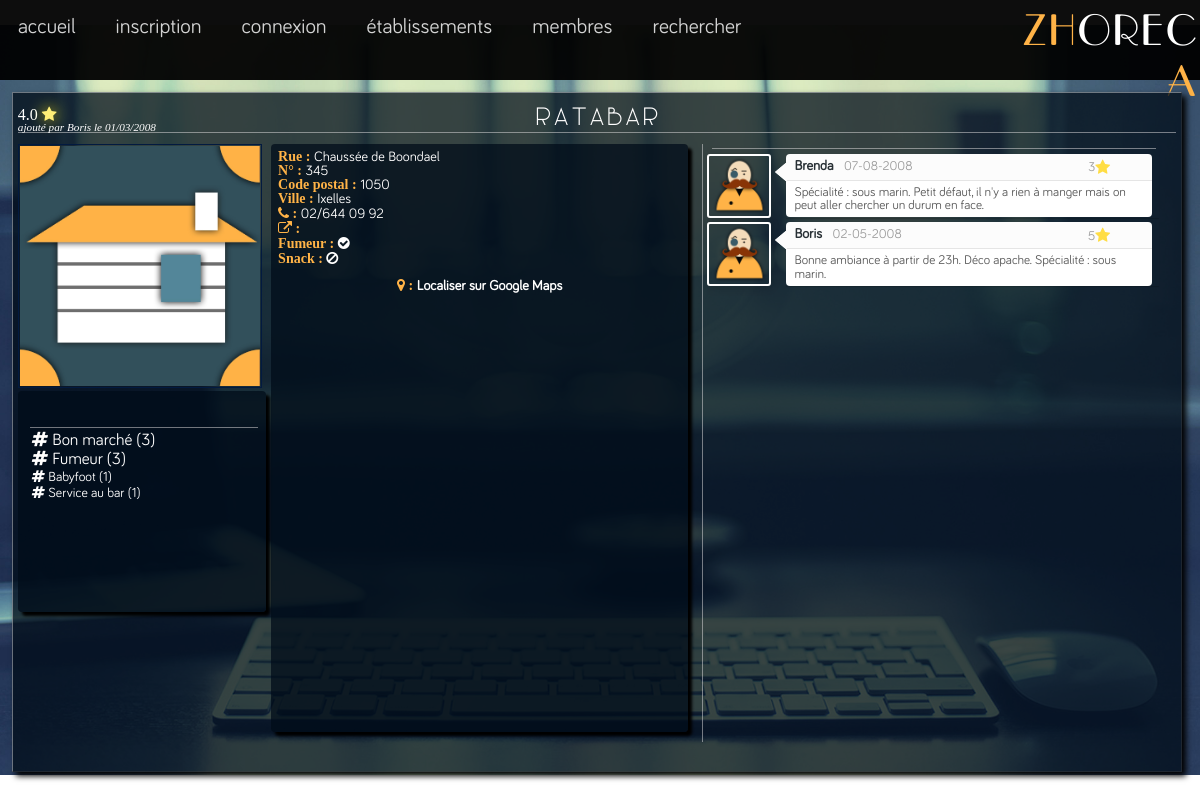
Screenshot of /fiche-etabl.php?estabID=1 with the database file from the repository.
### tables this page shows
CREATE TABLE `Cafe` (
  `CafeID` int(11) NOT NULL,
  `EstabID` int(11) NOT NULL,
  `Smoking` tinyint(1) DEFAULT NULL,
  `Snack` tinyint(1) DEFAULT NULL
);

CREATE TABLE `Establishment` (
  `EstabID` int(11) NOT NULL,
  `Name` varchar(30) NOT NULL,
  `AdStreet` varchar(30) NOT NULL,
  `AdNum` int(11) NOT NULL,
  `AdZip` int(11) NOT NULL,
  `AdCity` varchar(15) NOT NULL,
  `AdLongitude` float NOT NULL,
  `AdLatitude` float NOT NULL,
  `Tel` varchar(15) NOT NULL,
  `SiteLink` varchar(255) DEFAULT NULL,
  `CreationDate` date NOT NULL,
  `CreatorNickname` varchar(30) NOT NULL,
  `Pic` varchar(255) NOT NULL DEFAULT 'view/pic/house.jpg'
);

CREATE TABLE `Comment` (
  `CommentID` int(11) NOT NULL,
  `UserID` int(11) NOT NULL,
  `EstabID` int(11) NOT NULL,
  `ComDate` datetime NOT NULL,
  `ComScore` int(11) NOT NULL,
  `ComText` text NOT NULL,
  `Thumb` int(11) NOT NULL DEFAULT '0'
);

CREATE TABLE `User` (
  `UserID` int(11) NOT NULL,
  `Nickname` varchar(30) NOT NULL,
  `Mail` varchar(50) NOT NULL,
  `Password` varchar(255) NOT NULL,
  `RegisterDate` date NOT NULL,
  `Pic` varchar(255) DEFAULT 'view/pic/dango.png'
);

### controller/fiche-etabl.php (called while the page is built, shortened)
<?php
include_once('model/class.Cafe.php');
include_once('model/class.Tag.php');
include_once('model/class.Comment.php');
$comment = new Comment($db);
$tag = new Tag($db);
$cafe = new Cafe($db);
$ficheTag = $tag->getDisTags($_GET['estabID']);
$ficheComment = $comment->getComments($_GET['estabID']);
$meanComment = $comment->getMeanComment($_GET['estabID']);
if ($ficheEstab = $cafe->getCafe($_GET['estabID'])) {
    $estab = "cafe";
}
include("view/fiche-etabl.php");

### model/class.Establishment.php (called while the page is built, shortened)
<?php
class Establishment
{
	public function __construct(PDO $db) {
		$this->db = $db;
	}
}

### model/class.Cafe.php (called while the page is built, shortened)
<?php
include("class.Establishment.php");
class Cafe extends Establishment {
	public function getCafe($estabID) {
		$req = $this->db->prepare('SELECT * FROM Cafe c, Establishment e WHERE c.EstabID = e.EstabID AND e.EstabID = ?');
		$req->execute(array($estabID));
        $row = $req->fetch();
        return $row;
	}
}

### model/class.Comment.php (called while the page is built, shortened)
<?php
class Comment {
	protected $db;
	public function __construct(PDO $db) {
		$this->db = $db;
	}
	public function getComments($estabID) {
		$req = $this->db->prepare('SELECT * FROM Comment c WHERE c.EstabID = ?  ORDER BY CommentID DESC');
		$req->execute(array($estabID));
        $rows = $req->fetchAll();
        return $rows;
	}
	public function getCreator($commentID) {
		$req = $this->db->prepare('SELECT * FROM Comment c, User u WHERE c.UserID = u.UserID AND c.CommentID = ?');
		$req->execute(array($commentID));
        $row = $req->fetch();
        return $row;
	}
		public function getMeanComment($estabID) {
		$req = $this->db->prepare('SELECT AVG(ComScore) as mean FROM Comment c WHERE c.EstabID = ?');
		$req->execute(array($estabID));
        $row = $req->fetch();
        return $row;
	}
}

### model/class.Tag.php (called while the page is built, shortened)
<?php
class Tag {
	protected $db;
	public function __construct(PDO $db) {
		$this->db = $db;
	}
	public function getDisTags($estabID) {
		$req = $this->db->prepare('SELECT DISTINCT t.Name FROM Tag t, Establishment e WHERE t.EstabID = e.EstabID AND t.EstabID = ? GROUP BY t.Name ORDER BY COUNT(t.Name) DESC, TagID DESC');
		$req->execute(array($estabID));
        $rows = $req->fetchAll();
        return $rows;
	}
	public function getCreator($name, $estabID) {
		$req = $this->db->prepare('SELECT Nickname FROM Tag t, User u WHERE t.EstabID = ? AND t.UserID = u.UserID AND t.Name = ?');
		$req->execute(array($estabID, $name));
        $rows = $req->fetchAll();
        return $rows;
	}
	public function getPoids($name, $estabID) {
		$req = $this->db->prepare('SELECT COUNT(*) as poids FROM Tag t WHERE t.EstabID = ? AND t.Name = ?');
		$req->execute(array($estabID, $name));
        $row = $req->fetch();
        return $row;
	}
}

### view/fiche-etabl.php (the view, shortened to what this page needs)
<?php include("main-head.php");?>
<body>
    <?php include("main-header.php");?>
    <section class="s-etablissements">
        <article class="fiche-etabl">
            <div class="a-header">
                <h2 class="titre"><?php echo toASCII($ficheEstab['Name']); ?></h6></h2>
                <h4 class="moy" title="Score moyen">
                <?php echo number_format($meanComment['mean'], 1, '.', ''); ?>
                <i class="fa fa-star"></i></h4>
                <h6 class="reference italic">ajouté par
                <?php
                    echo $ficheEstab['CreatorNickname'];?> le <?php echo date('d/m/Y',strtotime($ficheEstab['CreationDate'])); ?></h6>
                <div class="fiche-container">
                    <div class="pictaginfos visit">
                        <div class="pictag">
                            <img src="<?php echo $ficheEstab['Pic']; ?>" />
                            <div class="tags">
                                <div class="tags-content white">
                                    <?php foreach ($ficheTag as $ftag) {
                                    $creatorTag = $tag->getCreator($ftag['Name'], $_GET['estabID']);
                                    $poidsTag = $tag->getPoids($ftag['Name'], $_GET['estabID']);?>
                                    <p class="poids" style="font-size:calc(0.75em + 0.1*<?php echo $poidsTag['poids'];?>em)"
                                    title="Par <?php foreach ($creatorTag as $ctag) {
                                        echo " - ".$ctag['Nickname']; }?>">
                                        <i class="fa fa-hashtag"></i>
                                        <?php echo $ftag['Name'] . "<span> (".$poidsTag['poids'].")" ?></span>
                                    </p>
                                    <?php }?>
                                </div><style>#map_canvas { width:500px; height: 400px; }</style>
                            </div>
                        </div>
                        <div class="infos visit">
                            <ul>
                                <li><span>Rue : </span><?php echo $ficheEstab['AdStreet'];?></li>
                                <li><span>N° : </span><?php echo $ficheEstab['AdNum'];?></li>
                                <li><span>Code postal : </span><?php echo $ficheEstab['AdZip'];?></li>
                                <li><span>Ville : </span><?php echo $ficheEstab['AdCity'];?></li>
                                <li><span><i class="fa fa-phone"></i> : </span><?php echo $ficheEstab['Tel'];?></li>
                                <li><span><i class="fa fa-external-link"></i> : </span><a href="<?php echo $ficheEstab['SiteLink']?>" class="white"><?php echo $ficheEstab['SiteLink'];?></a></li>
                            <?php if ($estab == "cafe") {?>
                                <li><span>Fumeur : </span><?php
                                    if ($ficheEstab['Smoking'] == 1) {?>
                                    <i class="fa fa-check-circle"></i> <?php }
                                    else {?>
                                    <i class="fa fa-ban"></i> <?php }?>
                                </li>
                                <li><span>Snack : </span><?php
                                    if ($ficheEstab['Snack'] == 1) {?>
                                    <i class="fa fa-check-circle"></i> <?php }
                                    else {?>
                                    <i class="fa fa-ban"></i> <?php }?>
                                </li>
                            <?php } else if ($estab == "restaurant") {?>
                                <li class="resto"><span><i class="fa fa-money"></i> Plat € ~ </span><?php echo $ficheEstab['PriceRange'];?></li>
                                <li class="resto"><span>Places banquet : </span><?php echo $ficheEstab['BanquetCapacity'];?></li>
                                <li><span>A emporter : </span><?php
                                    if ($ficheEstab['TakeAway'] == 1) {?>
                                    <i class="fa fa-check-circle"></i> <?php }
                                    else {?>
                                    <i class="fa fa-ban"></i> <?php }?>
                                </li>
                                <li><span>Livraison : </span><?php
                                    if ($ficheEstab['Delivery'] == 1) {?>
                                    <i class="fa fa-check-circle"></i> <?php }
                                    else {?>
                                    <i class="fa fa-ban"></i> <?php }?>
                                </li>
                                <li class="resto"><span>Horaire : </span>
                                    <table class="t-horaire">
                                        <thead>
                                            <tr>
                                                <td></td>
                                                <td>Lun</td>
                                                <td>Mar</td>
                                                <td>Mer</td>
                                                <td>Jeu</td>
                                                <td>Ven</td>
                                                <td>Sam</td>
                                                <td>Dim</td>
                                            </tr>
                                        </thead>
                                        <tbody>
                                            <tr>
                                                <td>am</td>
                                                <?php foreach ($days as $day) {
                                                if ($day != 0) {
                                                    if ($day['Hour'] == 'pm') {?>
                                                    <td class="horaire green"><i class="fa fa-check"></td>
                                                    <?php } else {?>
                                                    <td class="horaire red"><i class="fa fa-ban"></i> </td>
                                                <?php } } else {?>
                                                <td class="horaire green"><i class="fa fa-check"></td>
                                                <?php } }?>
                                            </tr>
                                            <tr>
                                                <td>pm</td>
                                                <?php foreach ($days as $day) {
                                                if ($day != 0) {
                                                    if ($day['Hour'] == 'am') {?>
                                                    <td class="horaire green"><i class="fa fa-check"></td>
                                                    <?php } else {?>
                                                    <td class="horaire red"><i class="fa fa-ban"></i> </td>
                                                <?php } } else {?>
                                                <td class="horaire green"><i class="fa fa-check"></td>
                                                <?php } }?>
                                            </tr>
                                        </tbody>
                                    </table>
                                </li>
                            <?php } else if ($estab == "hotel") {?>
                                <li><span><i class="fa fa-star"></i> : </span><?php echo $ficheEstab['Stars'];?></li>
                                <li><span>Chambres : </span><?php echo $ficheEstab['Bedrooms'];?></li>
                                <li><span>Prix chambre double : </span><?php echo $ficheEstab['PrizeDoubleRoom'];?></li>
                            <?php }?>
                             <li><div style="text-align:center; margin-top: 3%"><span><i class="fa fa-map-marker"></i> : </span><a class="white" style="font-weight: bold ;" href=
                                "http://google.com/maps/?q=<?php echo $ficheEstab['AdLatitude'].','.$ficheEstab['AdLongitude']?>">
                                Localiser sur Google Maps</a></div></li>
                            <div id="map_canvas"></div>
                            </ul>
                        </div>
                    </div>
                    <div class="comments">
                        <ul class="comments-list">
                            <p class="line"></p>
                            <?php foreach ($ficheComment as $fcomment) {
                                $fcommentUser = $comment->getCreator($fcomment['CommentID']);
                                ?>
                            <li>
                                <div class="comment-main-level">
                                    <div class="comment-avatar"><img src="<?php
                                    echo $fcommentUser['Pic']; ?>" alt=""></div>
                                    <div class="comment-box">
                                        <div class="comment-head">
                                            <h6 class="comment-name
                                            <?php if ($fcommentUser['UserID'] == $_SESSION['userID']) {
                                                echo "by-author";}?>">
                                                <a href="fiche-membre.php?userID=<?php echo $fcommentUser['UserID'];?>">
                                            <?php echo $fcommentUser['Nickname'];?></a></h6>
                                            <span class="c-date"><?php echo
                                            date('d-m-Y',strtotime($fcomment['ComDate']));?></span>
                                            <div class="thumbs">
                                                <span><?php echo $fcomment['ComScore'];?></span>
                                                <i class="fa fa-star"></i>
                                            </div>
                                        </div>
                                        <div class="comment-content">
                                            <?php echo $fcomment['ComText'];?>
                                        </div>
                                    </div>
                                </div>
                            </li>
                            <?php } ?>
                        </ul>
                    </div>
                </div>
            </article>
        </section>
    </body>
    </html>

### rows the page displays
cafe: EstabID.Name "Ratabar", EstabID.CreatorNickname "Boris", EstabID.CreationDate "01/03/2008", EstabID.Pic (picture), EstabID.AdStreet "Chaussée de Boondael", EstabID.AdNum "345", EstabID.AdZip "1050", EstabID.AdCity "Ixelles", EstabID.Tel "02/644 09 92"
comment: UserID.Pic (picture), UserID.Nickname "Brenda", ComDate "07-08-2008", ComScore "3", ComText "Spécialité : sous marin. Petit défaut, il n'y a rien à manger mais on peut aller chercher un durum en face."
comment: UserID.Pic (picture), UserID.Nickname "Boris", ComDate "02-05-2008", ComScore "5", ComText "Bonne ambiance à partir de 23h. Déco apache. Spécialité : sous marin."

### other values shown
$meanComment['mean'] "4.0"
$ftag['Name'] "Bon marché"
$poidsTag['poids'] "3"
$ftag['Name'] "Fumeur"
$ftag['Name'] "Babyfoot"
$poidsTag['poids'] "1"
$ftag['Name'] "Service au bar"
